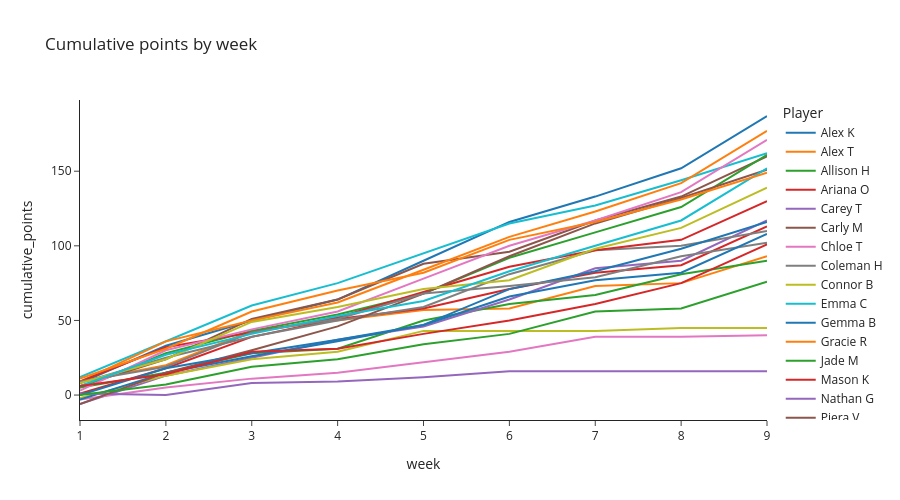
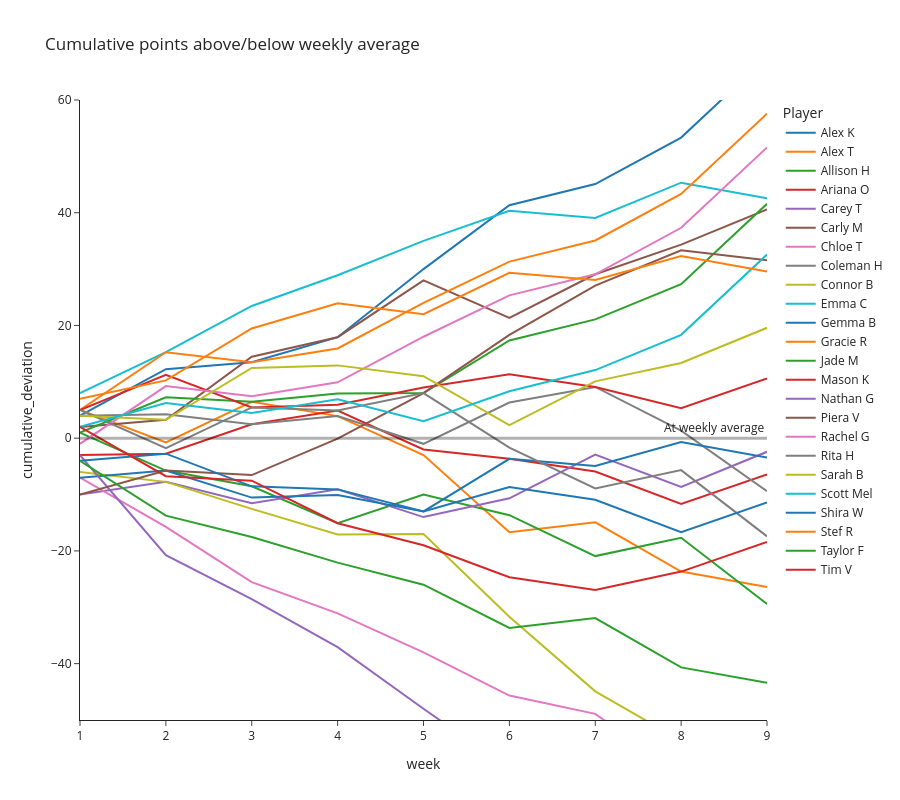

The code cell stored with these charts, in order, in its notebook:
### Code cell
import pandas as pd
import plotly.express as px
from pandas.core.frame import DataFrame
from plotly.graph_objs._figure import Figure

res: DataFrame = pd.read_csv("season_17.csv")
long_res: DataFrame = (
    pd.wide_to_long(df=res, stubnames=["Week "], i="Player", j="week")
    .reset_index()
    .rename(columns={"Week ": "points"})
)
long_res: DataFrame = long_res.sort_values(["Player", "week"])
long_res["cumulative_points"] = long_res.groupby(by="Player")["points"].cumsum()

fig: Figure = px.line(
    data_frame=long_res,
    x="week",
    y="cumulative_points",
    color="Player",
    template="simple_white",
    title="Cumulative points by week",
)
fig.update_layout(height=500)
fig.show()


long_res["weekly_mean"] = long_res.groupby("week")["points"].transform("mean")
long_res["cumulative_deviation"] = (
    (long_res["points"] - long_res["weekly_mean"]).groupby(long_res["Player"]).cumsum()
)

fig_deviation: Figure = px.line(
    data_frame=long_res,
    x="week",
    y="cumulative_deviation",
    color="Player",
    template="simple_white",
    title="Cumulative points above/below weekly average",
)
fig_deviation.add_hline(
    y=0,
    line={"color": "black", "width": 3, "dash": "solid"},
    annotation_text="At weekly average",
)
fig_deviation.update_yaxes(range=[-50, 60])
fig_deviation.update_layout(height=800)
fig_deviation.show()

### Figure 1 — Plotly figure (JSON) as saved in the notebook; plotly's stock layout.template omitted (floating-point values rounded to 4 significant figures)
{"data": [{"hovertemplate": "Player=Alex K<br>week=%{x}<br>cumulative_points=%{y}<extra></extra>", "legendgroup": "Alex K", "line": {"color": "#1F77B4", "dash": "solid"}, "marker": {"symbol": "circle"}, "mode": "lines", "name": "Alex K", "orientation": "v", "showlegend": true, "type": "scatter", "x": [1, 2, 3, 4, 5, 6, 7, 8, 9], "xaxis": "x", "y": [8, 33, 50, 64, 90, 116, 133, 152, 187], "yaxis": "y"}, {"hovertemplate": "Player=Alex T<br>week=%{x}<br>cumulative_points=%{y}<extra></extra>", "legendgroup": "Alex T", "line": {"color": "#FF7F0E", "dash": "solid"}, "marker": {"symbol": "circle"}, "mode": "lines", "name": "Alex T", "orientation": "v", "showlegend": true, "type": "scatter", "x": [1, 2, 3, 4, 5, 6, 7, 8, 9], "xaxis": "x", "y": [9, 20, 43, 50, 57, 58, 73, 75, 93], "yaxis": "y"}, {"hovertemplate": "Player=Allison H<br>week=%{x}<br>cumulative_points=%{y}<extra></extra>", "legendgroup": "Allison H", "line": {"color": "#2CA02C", "dash": "solid"}, "marker": {"symbol": "circle"}, "mode": "lines", "name": "Allison H", "orientation": "v", "showlegend": true, "type": "scatter", "x": [1, 2, 3, 4, 5, 6, 7, 8, 9], "xaxis": "x", "y": [5, 15, 28, 31, 50, 61, 67, 81, 90], "yaxis": "y"}, {"hovertemplate": "Player=Ariana O<br>week=%{x}<br>cumulative_points=%{y}<extra></extra>", "legendgroup": "Ariana O", "line": {"color": "#D62728", "dash": "solid"}, "marker": {"symbol": "circle"}, "mode": "lines", "name": "Ariana O", "orientation": "v", "showlegend": true, "type": "scatter", "x": [1, 2, 3, 4, 5, 6, 7, 8, 9], "xaxis": "x", "y": [1, 18, 39, 51, 58, 71, 82, 87, 113], "yaxis": "y"}, {"hovertemplate": "Player=Carey T<br>week=%{x}<br>cumulative_points=%{y}<extra></extra>", "legendgroup": "Carey T", "line": {"color": "#9467BD", "dash": "solid"}, "marker": {"symbol": "circle"}, "mode": "lines", "name": "Carey T", "orientation": "v", "showlegend": true, "type": "scatter", "x": [1, 2, 3, 4, 5, 6, 7, 8, 9], "xaxis": "x", "y": [-6, 13, 25, 37, 46, 64, 85, 90, 117], "yaxis": "y"}, {"hovertemplate": "Player=Carly M<br>week=%{x}<br>cumulative_points=%{y}<extra></extra>", "legendgroup": "Carly M", "line": {"color": "#8C564B", "dash": "solid"}, "marker": {"symbol": "circle"}, "mode": "lines", "name": "Carly M", "orientation": "v", "showlegend": true, "type": "scatter", "x": [1, 2, 3, 4, 5, 6, 7, 8, 9], "xaxis": "x", "y": [6, 24, 51, 64, 88, 96, 117, 133, 160], "yaxis": "y"}, {"hovertemplate": "Player=Chloe T<br>week=%{x}<br>cumulative_points=%{y}<extra></extra>", "legendgroup": "Chloe T", "line": {"color": "#E377C2", "dash": "solid"}, "marker": {"symbol": "circle"}, "mode": "lines", "name": "Chloe T", "orientation": "v", "showlegend": true, "type": "scatter", "x": [1, 2, 3, 4, 5, 6, 7, 8, 9], "xaxis": "x", "y": [-3, 5, 11, 15, 22, 29, 39, 39, 40], "yaxis": "y"}, {"hovertemplate": "Player=Coleman H<br>week=%{x}<br>cumulative_points=%{y}<extra></extra>", "legendgroup": "Coleman H", "line": {"color": "#7F7F7F", "dash": "solid"}, "marker": {"symbol": "circle"}, "mode": "lines", "name": "Coleman H", "orientation": "v", "showlegend": true, "type": "scatter", "x": [1, 2, 3, 4, 5, 6, 7, 8, 9], "xaxis": "x", "y": [8, 25, 39, 50, 59, 81, 97, 100, 110], "yaxis": "y"}, {"hovertemplate": "Player=Connor B<br>week=%{x}<br>cumulative_points=%{y}<extra></extra>", "legendgroup": "Connor B", "line": {"color": "#BCBD22", "dash": "solid"}, "marker": {"symbol": "circle"}, "mode": "lines", "name": "Connor B", "orientation": "v", "showlegend": true, "type": "scatter", "x": [1, 2, 3, 4, 5, 6, 7, 8, 9], "xaxis": "x", "y": [-2, 13, 24, 29, 43, 43, 43, 45, 45], "yaxis": "y"}, {"hovertemplate": "Player=Emma C<br>week=%{x}<br>cumulative_points=%{y}<extra></extra>", "legendgroup": "Emma C", "line": {"color": "#17BECF", "dash": "solid"}, "marker": {"symbol": "circle"}, "mode": "lines", "name": "Emma C", "orientation": "v", "showlegend": true, "type": "scatter", "x": [1, 2, 3, 4, 5, 6, 7, 8, 9], "xaxis": "x", "y": [12, 36, 60, 75, 95, 115, 127, 144, 162], "yaxis": "y"}, {"hovertemplate": "Player=Gemma B<br>week=%{x}<br>cumulative_points=%{y}<extra></extra>", "legendgroup": "Gemma B", "line": {"color": "#1F77B4", "dash": "solid"}, "marker": {"symbol": "circle"}, "mode": "lines", "name": "Gemma B", "orientation": "v", "showlegend": true, "type": "scatter", "x": [1, 2, 3, 4, 5, 6, 7, 8, 9], "xaxis": "x", "y": [-3, 15, 26, 36, 47, 71, 83, 98, 116], "yaxis": "y"}, {"hovertemplate": "Player=Gracie R<br>week=%{x}<br>cumulative_points=%{y}<extra></extra>", "legendgroup": "Gracie R", "line": {"color": "#FF7F0E", "dash": "solid"}, "marker": {"symbol": "circle"}, "mode": "lines", "name": "Gracie R", "orientation": "v", "showlegend": true, "type": "scatter", "x": [1, 2, 3, 4, 5, 6, 7, 8, 9], "xaxis": "x", "y": [9, 36, 50, 62, 84, 106, 123, 142, 177], "yaxis": "y"}, {"hovertemplate": "Player=Jade M<br>week=%{x}<br>cumulative_points=%{y}<extra></extra>", "legendgroup": "Jade M", "line": {"color": "#2CA02C", "dash": "solid"}, "marker": {"symbol": "circle"}, "mode": "lines", "name": "Jade M", "orientation": "v", "showlegend": true, "type": "scatter", "x": [1, 2, 3, 4, 5, 6, 7, 8, 9], "xaxis": "x", "y": [5, 28, 43, 54, 68, 92, 109, 126, 161], "yaxis": "y"}, {"hovertemplate": "Player=Mason K<br>week=%{x}<br>cumulative_points=%{y}<extra></extra>", "legendgroup": "Mason K", "line": {"color": "#D62728", "dash": "solid"}, "marker": {"symbol": "circle"}, "mode": "lines", "name": "Mason K", "orientation": "v", "showlegend": true, "type": "scatter", "x": [1, 2, 3, 4, 5, 6, 7, 8, 9], "xaxis": "x", "y": [9, 32, 42, 52, 69, 86, 97, 104, 130], "yaxis": "y"}, {"hovertemplate": "Player=Nathan G<br>week=%{x}<br>cumulative_points=%{y}<extra></extra>", "legendgroup": "Nathan G", "line": {"color": "#9467BD", "dash": "solid"}, "marker": {"symbol": "circle"}, "mode": "lines", "name": "Nathan G", "orientation": "v", "showlegend": true, "type": "scatter", "x": [1, 2, 3, 4, 5, 6, 7, 8, 9], "xaxis": "x", "y": [1, 0, 8, 9, 12, 16, 16, 16, 16], "yaxis": "y"}, {"hovertemplate": "Player=Piera V<br>week=%{x}<br>cumulative_points=%{y}<extra></extra>", "legendgroup": "Piera V", "line": {"color": "#8C564B", "dash": "solid"}, "marker": {"symbol": "circle"}, "mode": "lines", "name": "Piera V", "orientation": "v", "showlegend": true, "type": "scatter", "x": [1, 2, 3, 4, 5, 6, 7, 8, 9], "xaxis": "x", "y": [-6, 15, 30, 46, 68, 93, 115, 132, 151], "yaxis": "y"}, {"hovertemplate": "Player=Rachel G<br>week=%{x}<br>cumulative_points=%{y}<extra></extra>", "legendgroup": "Rachel G", "line": {"color": "#E377C2", "dash": "solid"}, "marker": {"symbol": "circle"}, "mode": "lines", "name": "Rachel G", "orientation": "v", "showlegend": true, "type": "scatter", "x": [1, 2, 3, 4, 5, 6, 7, 8, 9], "xaxis": "x", "y": [3, 30, 44, 56, 78, 100, 117, 136, 171], "yaxis": "y"}, {"hovertemplate": "Player=Rita H<br>week=%{x}<br>cumulative_points=%{y}<extra></extra>", "legendgroup": "Rita H", "line": {"color": "#7F7F7F", "dash": "solid"}, "marker": {"symbol": "circle"}, "mode": "lines", "name": "Rita H", "orientation": "v", "showlegend": true, "type": "scatter", "x": [1, 2, 3, 4, 5, 6, 7, 8, 9], "xaxis": "x", "y": [9, 19, 42, 51, 68, 73, 79, 93, 102], "yaxis": "y"}, {"hovertemplate": "Player=Sarah B<br>week=%{x}<br>cumulative_points=%{y}<extra></extra>", "legendgroup": "Sarah B", "line": {"color": "#BCBD22", "dash": "solid"}, "marker": {"symbol": "circle"}, "mode": "lines", "name": "Sarah B", "orientation": "v", "showlegend": true, "type": "scatter", "x": [1, 2, 3, 4, 5, 6, 7, 8, 9], "xaxis": "x", "y": [8, 24, 49, 59, 71, 77, 98, 112, 139], "yaxis": "y"}, {"hovertemplate": "Player=Scott Mel<br>week=%{x}<br>cumulative_points=%{y}<extra></extra>", "legendgroup": "Scott Mel", "line": {"color": "#17BECF", "dash": "solid"}, "marker": {"symbol": "circle"}, "mode": "lines", "name": "Scott Mel", "orientation": "v", "showlegend": true, "type": "scatter", "x": [1, 2, 3, 4, 5, 6, 7, 8, 9], "xaxis": "x", "y": [6, 27, 41, 53, 63, 83, 100, 117, 152], "yaxis": "y"}, {"hovertemplate": "Player=Shira W<br>week=%{x}<br>cumulative_points=%{y}<extra></extra>", "legendgroup": "Shira W", "line": {"color": "#1F77B4", "dash": "solid"}, "marker": {"symbol": "circle"}, "mode": "lines", "name": "Shira W", "orientation": "v", "showlegend": true, "type": "scatter", "x": [1, 2, 3, 4, 5, 6, 7, 8, 9], "xaxis": "x", "y": [0, 18, 28, 37, 47, 66, 77, 82, 108], "yaxis": "y"}, {"hovertemplate": "Player=Stef R<br>week=%{x}<br>cumulative_points=%{y}<extra></extra>", "legendgroup": "Stef R", "line": {"color": "#FF7F0E", "dash": "solid"}, "marker": {"symbol": "circle"}, "mode": "lines", "name": "Stef R", "orientation": "v", "showlegend": true, "type": "scatter", "x": [1, 2, 3, 4, 5, 6, 7, 8, 9], "xaxis": "x", "y": [11, 31, 56, 70, 82, 104, 116, 131, 149], "yaxis": "y"}, {"hovertemplate": "Player=Taylor F<br>week=%{x}<br>cumulative_points=%{y}<extra></extra>", "legendgroup": "Taylor F", "line": {"color": "#2CA02C", "dash": "solid"}, "marker": {"symbol": "circle"}, "mode": "lines", "name": "Taylor F", "orientation": "v", "showlegend": true, "type": "scatter", "x": [1, 2, 3, 4, 5, 6, 7, 8, 9], "xaxis": "x", "y": [0, 7, 19, 24, 34, 41, 56, 58, 76], "yaxis": "y"}, {"hovertemplate": "Player=Tim V<br>week=%{x}<br>cumulative_points=%{y}<extra></extra>", "legendgroup": "Tim V", "line": {"color": "#D62728", "dash": "solid"}, "marker": {"symbol": "circle"}, "mode": "lines", "name": "Tim V", "orientation": "v", "showlegend": true, "type": "scatter", "x": [1, 2, 3, 4, 5, 6, 7, 8, 9], "xaxis": "x", "y": [6, 14, 29, 31, 41, 50, 61, 75, 101], "yaxis": "y"}], "layout": {"height": 500, "legend": {"title": {"text": "Player"}, "tracegroupgap": 0}, "title": {"text": "Cumulative points by week"}, "xaxis": {"anchor": "y", "domain": [0, 1], "title": {"text": "week"}}, "yaxis": {"anchor": "x", "domain": [0, 1], "title": {"text": "cumulative_points"}}}}

### Figure 2 — Plotly figure (JSON) as saved in the notebook; plotly's stock layout.template omitted (floating-point values rounded to 4 significant figures)
{"data": [{"hovertemplate": "Player=Alex K<br>week=%{x}<br>cumulative_deviation=%{y}<extra></extra>", "legendgroup": "Alex K", "line": {"color": "#1F77B4", "dash": "solid"}, "marker": {"symbol": "circle"}, "mode": "lines", "name": "Alex K", "orientation": "v", "showlegend": true, "type": "scatter", "x": [1, 2, 3, 4, 5, 6, 7, 8, 9], "xaxis": "x", "y": [4.0, 12.25, 13.46, 17.92, 30.0, 41.33, 45.08, 53.33, 67.58], "yaxis": "y"}, {"hovertemplate": "Player=Alex T<br>week=%{x}<br>cumulative_deviation=%{y}<extra></extra>", "legendgroup": "Alex T", "line": {"color": "#FF7F0E", "dash": "solid"}, "marker": {"symbol": "circle"}, "mode": "lines", "name": "Alex T", "orientation": "v", "showlegend": true, "type": "scatter", "x": [1, 2, 3, 4, 5, 6, 7, 8, 9], "xaxis": "x", "y": [5.0, -0.75, 6.458, 3.917, -3.0, -16.67, -14.92, -23.67, -26.42], "yaxis": "y"}, {"hovertemplate": "Player=Allison H<br>week=%{x}<br>cumulative_deviation=%{y}<extra></extra>", "legendgroup": "Allison H", "line": {"color": "#2CA02C", "dash": "solid"}, "marker": {"symbol": "circle"}, "mode": "lines", "name": "Allison H", "orientation": "v", "showlegend": true, "type": "scatter", "x": [1, 2, 3, 4, 5, 6, 7, 8, 9], "xaxis": "x", "y": [1.0, -5.75, -8.542, -15.08, -10.0, -13.67, -20.92, -17.67, -29.42], "yaxis": "y"}, {"hovertemplate": "Player=Ariana O<br>week=%{x}<br>cumulative_deviation=%{y}<extra></extra>", "legendgroup": "Ariana O", "line": {"color": "#D62728", "dash": "solid"}, "marker": {"symbol": "circle"}, "mode": "lines", "name": "Ariana O", "orientation": "v", "showlegend": true, "type": "scatter", "x": [1, 2, 3, 4, 5, 6, 7, 8, 9], "xaxis": "x", "y": [-3.0, -2.75, 2.458, 4.917, -2.0, -3.667, -5.917, -11.67, -6.417], "yaxis": "y"}, {"hovertemplate": "Player=Carey T<br>week=%{x}<br>cumulative_deviation=%{y}<extra></extra>", "legendgroup": "Carey T", "line": {"color": "#9467BD", "dash": "solid"}, "marker": {"symbol": "circle"}, "mode": "lines", "name": "Carey T", "orientation": "v", "showlegend": true, "type": "scatter", "x": [1, 2, 3, 4, 5, 6, 7, 8, 9], "xaxis": "x", "y": [-10.0, -7.75, -11.54, -9.083, -14.0, -10.67, -2.917, -8.667, -2.417], "yaxis": "y"}, {"hovertemplate": "Player=Carly M<br>week=%{x}<br>cumulative_deviation=%{y}<extra></extra>", "legendgroup": "Carly M", "line": {"color": "#8C564B", "dash": "solid"}, "marker": {"symbol": "circle"}, "mode": "lines", "name": "Carly M", "orientation": "v", "showlegend": true, "type": "scatter", "x": [1, 2, 3, 4, 5, 6, 7, 8, 9], "xaxis": "x", "y": [2.0, 3.25, 14.46, 17.92, 28.0, 21.33, 29.08, 34.33, 40.58], "yaxis": "y"}, {"hovertemplate": "Player=Chloe T<br>week=%{x}<br>cumulative_deviation=%{y}<extra></extra>", "legendgroup": "Chloe T", "line": {"color": "#E377C2", "dash": "solid"}, "marker": {"symbol": "circle"}, "mode": "lines", "name": "Chloe T", "orientation": "v", "showlegend": true, "type": "scatter", "x": [1, 2, 3, 4, 5, 6, 7, 8, 9], "xaxis": "x", "y": [-7.0, -15.75, -25.54, -31.08, -38.0, -45.67, -48.92, -59.67, -79.42], "yaxis": "y"}, {"hovertemplate": "Player=Coleman H<br>week=%{x}<br>cumulative_deviation=%{y}<extra></extra>", "legendgroup": "Coleman H", "line": {"color": "#7F7F7F", "dash": "solid"}, "marker": {"symbol": "circle"}, "mode": "lines", "name": "Coleman H", "orientation": "v", "showlegend": true, "type": "scatter", "x": [1, 2, 3, 4, 5, 6, 7, 8, 9], "xaxis": "x", "y": [4.0, 4.25, 2.458, 3.917, -1.0, 6.333, 9.083, 1.333, -9.417], "yaxis": "y"}, {"hovertemplate": "Player=Connor B<br>week=%{x}<br>cumulative_deviation=%{y}<extra></extra>", "legendgroup": "Connor B", "line": {"color": "#BCBD22", "dash": "solid"}, "marker": {"symbol": "circle"}, "mode": "lines", "name": "Connor B", "orientation": "v", "showlegend": true, "type": "scatter", "x": [1, 2, 3, 4, 5, 6, 7, 8, 9], "xaxis": "x", "y": [-6.0, -7.75, -12.54, -17.08, -17.0, -31.67, -44.92, -53.67, -74.42], "yaxis": "y"}, {"hovertemplate": "Player=Emma C<br>week=%{x}<br>cumulative_deviation=%{y}<extra></extra>", "legendgroup": "Emma C", "line": {"color": "#17BECF", "dash": "solid"}, "marker": {"symbol": "circle"}, "mode": "lines", "name": "Emma C", "orientation": "v", "showlegend": true, "type": "scatter", "x": [1, 2, 3, 4, 5, 6, 7, 8, 9], "xaxis": "x", "y": [8.0, 15.25, 23.46, 28.92, 35.0, 40.33, 39.08, 45.33, 42.58], "yaxis": "y"}, {"hovertemplate": "Player=Gemma B<br>week=%{x}<br>cumulative_deviation=%{y}<extra></extra>", "legendgroup": "Gemma B", "line": {"color": "#1F77B4", "dash": "solid"}, "marker": {"symbol": "circle"}, "mode": "lines", "name": "Gemma B", "orientation": "v", "showlegend": true, "type": "scatter", "x": [1, 2, 3, 4, 5, 6, 7, 8, 9], "xaxis": "x", "y": [-7.0, -5.75, -10.54, -10.08, -13.0, -3.667, -4.917, -0.6667, -3.417], "yaxis": "y"}, {"hovertemplate": "Player=Gracie R<br>week=%{x}<br>cumulative_deviation=%{y}<extra></extra>", "legendgroup": "Gracie R", "line": {"color": "#FF7F0E", "dash": "solid"}, "marker": {"symbol": "circle"}, "mode": "lines", "name": "Gracie R", "orientation": "v", "showlegend": true, "type": "scatter", "x": [1, 2, 3, 4, 5, 6, 7, 8, 9], "xaxis": "x", "y": [5.0, 15.25, 13.46, 15.92, 24.0, 31.33, 35.08, 43.33, 57.58], "yaxis": "y"}, {"hovertemplate": "Player=Jade M<br>week=%{x}<br>cumulative_deviation=%{y}<extra></extra>", "legendgroup": "Jade M", "line": {"color": "#2CA02C", "dash": "solid"}, "marker": {"symbol": "circle"}, "mode": "lines", "name": "Jade M", "orientation": "v", "showlegend": true, "type": "scatter", "x": [1, 2, 3, 4, 5, 6, 7, 8, 9], "xaxis": "x", "y": [1.0, 7.25, 6.458, 7.917, 8.0, 17.33, 21.08, 27.33, 41.58], "yaxis": "y"}, {"hovertemplate": "Player=Mason K<br>week=%{x}<br>cumulative_deviation=%{y}<extra></extra>", "legendgroup": "Mason K", "line": {"color": "#D62728", "dash": "solid"}, "marker": {"symbol": "circle"}, "mode": "lines", "name": "Mason K", "orientation": "v", "showlegend": true, "type": "scatter", "x": [1, 2, 3, 4, 5, 6, 7, 8, 9], "xaxis": "x", "y": [5.0, 11.25, 5.458, 5.917, 9.0, 11.33, 9.083, 5.333, 10.58], "yaxis": "y"}, {"hovertemplate": "Player=Nathan G<br>week=%{x}<br>cumulative_deviation=%{y}<extra></extra>", "legendgroup": "Nathan G", "line": {"color": "#9467BD", "dash": "solid"}, "marker": {"symbol": "circle"}, "mode": "lines", "name": "Nathan G", "orientation": "v", "showlegend": true, "type": "scatter", "x": [1, 2, 3, 4, 5, 6, 7, 8, 9], "xaxis": "x", "y": [-3.0, -20.75, -28.54, -37.08, -48.0, -58.67, -71.92, -82.67, -103.4], "yaxis": "y"}, {"hovertemplate": "Player=Piera V<br>week=%{x}<br>cumulative_deviation=%{y}<extra></extra>", "legendgroup": "Piera V", "line": {"color": "#8C564B", "dash": "solid"}, "marker": {"symbol": "circle"}, "mode": "lines", "name": "Piera V", "orientation": "v", "showlegend": true, "type": "scatter", "x": [1, 2, 3, 4, 5, 6, 7, 8, 9], "xaxis": "x", "y": [-10.0, -5.75, -6.542, -0.08333, 8.0, 18.33, 27.08, 33.33, 31.58], "yaxis": "y"}, {"hovertemplate": "Player=Rachel G<br>week=%{x}<br>cumulative_deviation=%{y}<extra></extra>", "legendgroup": "Rachel G", "line": {"color": "#E377C2", "dash": "solid"}, "marker": {"symbol": "circle"}, "mode": "lines", "name": "Rachel G", "orientation": "v", "showlegend": true, "type": "scatter", "x": [1, 2, 3, 4, 5, 6, 7, 8, 9], "xaxis": "x", "y": [-1.0, 9.25, 7.458, 9.917, 18.0, 25.33, 29.08, 37.33, 51.58], "yaxis": "y"}, {"hovertemplate": "Player=Rita H<br>week=%{x}<br>cumulative_deviation=%{y}<extra></extra>", "legendgroup": "Rita H", "line": {"color": "#7F7F7F", "dash": "solid"}, "marker": {"symbol": "circle"}, "mode": "lines", "name": "Rita H", "orientation": "v", "showlegend": true, "type": "scatter", "x": [1, 2, 3, 4, 5, 6, 7, 8, 9], "xaxis": "x", "y": [5.0, -1.75, 5.458, 4.917, 8.0, -1.667, -8.917, -5.667, -17.42], "yaxis": "y"}, {"hovertemplate": "Player=Sarah B<br>week=%{x}<br>cumulative_deviation=%{y}<extra></extra>", "legendgroup": "Sarah B", "line": {"color": "#BCBD22", "dash": "solid"}, "marker": {"symbol": "circle"}, "mode": "lines", "name": "Sarah B", "orientation": "v", "showlegend": true, "type": "scatter", "x": [1, 2, 3, 4, 5, 6, 7, 8, 9], "xaxis": "x", "y": [4.0, 3.25, 12.46, 12.92, 11.0, 2.333, 10.08, 13.33, 19.58], "yaxis": "y"}, {"hovertemplate": "Player=Scott Mel<br>week=%{x}<br>cumulative_deviation=%{y}<extra></extra>", "legendgroup": "Scott Mel", "line": {"color": "#17BECF", "dash": "solid"}, "marker": {"symbol": "circle"}, "mode": "lines", "name": "Scott Mel", "orientation": "v", "showlegend": true, "type": "scatter", "x": [1, 2, 3, 4, 5, 6, 7, 8, 9], "xaxis": "x", "y": [2.0, 6.25, 4.458, 6.917, 3.0, 8.333, 12.08, 18.33, 32.58], "yaxis": "y"}, {"hovertemplate": "Player=Shira W<br>week=%{x}<br>cumulative_deviation=%{y}<extra></extra>", "legendgroup": "Shira W", "line": {"color": "#1F77B4", "dash": "solid"}, "marker": {"symbol": "circle"}, "mode": "lines", "name": "Shira W", "orientation": "v", "showlegend": true, "type": "scatter", "x": [1, 2, 3, 4, 5, 6, 7, 8, 9], "xaxis": "x", "y": [-4.0, -2.75, -8.542, -9.083, -13.0, -8.667, -10.92, -16.67, -11.42], "yaxis": "y"}, {"hovertemplate": "Player=Stef R<br>week=%{x}<br>cumulative_deviation=%{y}<extra></extra>", "legendgroup": "Stef R", "line": {"color": "#FF7F0E", "dash": "solid"}, "marker": {"symbol": "circle"}, "mode": "lines", "name": "Stef R", "orientation": "v", "showlegend": true, "type": "scatter", "x": [1, 2, 3, 4, 5, 6, 7, 8, 9], "xaxis": "x", "y": [7.0, 10.25, 19.46, 23.92, 22.0, 29.33, 28.08, 32.33, 29.58], "yaxis": "y"}, {"hovertemplate": "Player=Taylor F<br>week=%{x}<br>cumulative_deviation=%{y}<extra></extra>", "legendgroup": "Taylor F", "line": {"color": "#2CA02C", "dash": "solid"}, "marker": {"symbol": "circle"}, "mode": "lines", "name": "Taylor F", "orientation": "v", "showlegend": true, "type": "scatter", "x": [1, 2, 3, 4, 5, 6, 7, 8, 9], "xaxis": "x", "y": [-4.0, -13.75, -17.54, -22.08, -26.0, -33.67, -31.92, -40.67, -43.42], "yaxis": "y"}, {"hovertemplate": "Player=Tim V<br>week=%{x}<br>cumulative_deviation=%{y}<extra></extra>", "legendgroup": "Tim V", "line": {"color": "#D62728", "dash": "solid"}, "marker": {"symbol": "circle"}, "mode": "lines", "name": "Tim V", "orientation": "v", "showlegend": true, "type": "scatter", "x": [1, 2, 3, 4, 5, 6, 7, 8, 9], "xaxis": "x", "y": [2.0, -6.75, -7.542, -15.08, -19.0, -24.67, -26.92, -23.67, -18.42], "yaxis": "y"}], "layout": {"annotations": [{"showarrow": false, "text": "At weekly average", "x": 1, "xanchor": "right", "xref": "x domain", "y": 0, "yanchor": "bottom", "yref": "y"}], "height": 800, "legend": {"title": {"text": "Player"}, "tracegroupgap": 0}, "shapes": [{"line": {"color": "black", "dash": "solid", "width": 3}, "type": "line", "x0": 0, "x1": 1, "xref": "x domain", "y0": 0, "y1": 0, "yref": "y"}], "title": {"text": "Cumulative points above/below weekly average"}, "xaxis": {"anchor": "y", "domain": [0, 1], "title": {"text": "week"}}, "yaxis": {"anchor": "x", "domain": [0, 1], "range": [-50, 60], "title": {"text": "cumulative_deviation"}}}}
